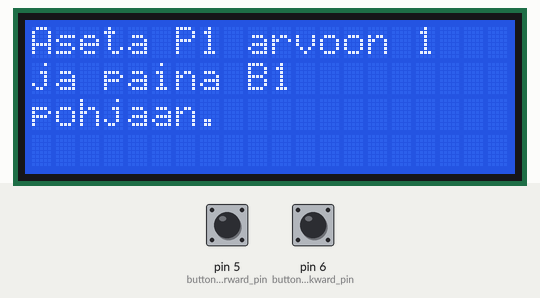
Recording of a sketch running on a simulated Arduino Uno, built with avr-gcc and run on an emulated ATmega328P. On the bench: 20×4 character LCD. The inputs (shaded band) are chosen by the test bench; at power-on: pin 5 (button_forward_pin) LOW, pin 6 (button_backward_pin) LOW. Random numbers use the default seed unless the sketch sets one.

Above: at 1.2 s.
1.3 s: pin 5 (button_forward_pin) pulled HIGH for 0.15 s
At 3.1 s:
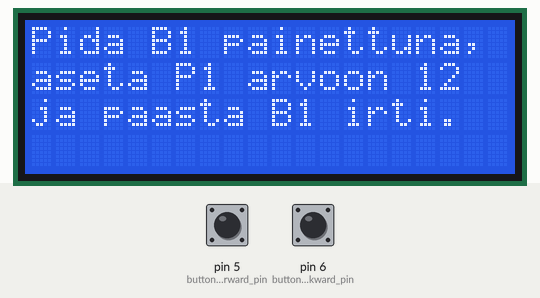
3.6 s: pin 5 (button_forward_pin) pulled HIGH for 1 s
At 5.6 s:
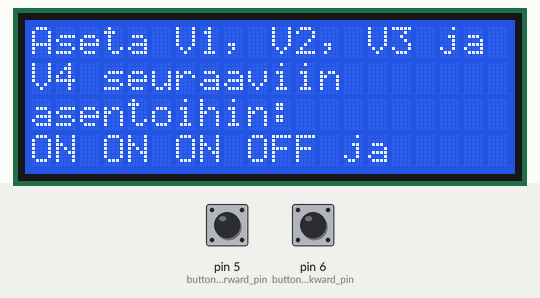
6.7 s: pin 5 (button_forward_pin) pulled HIGH for 0.15 s
At 7.9 s:
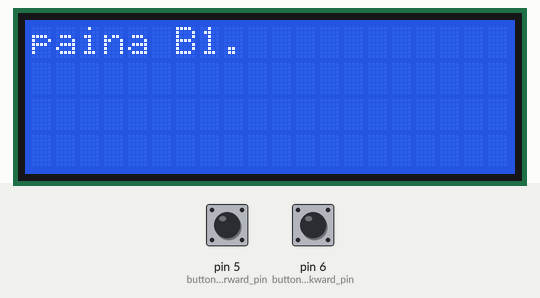
9.0 s: pin 6 (button_backward_pin) pulled HIGH for 0.15 s
At 10.2 s:
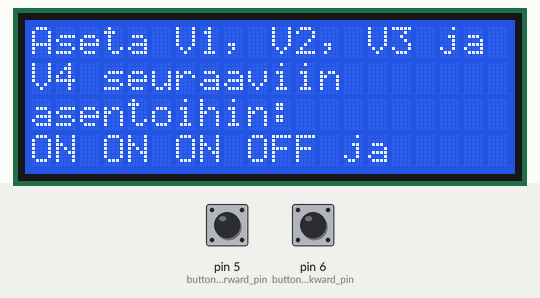
11.3 s: pin 5 (button_forward_pin) pulled HIGH for 3.2 s
At 15.9 s:
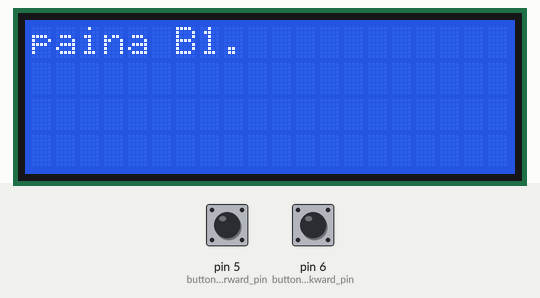
Timing chart, 0 to 17.4 s (numbered marks = the images above; inputs shaded):
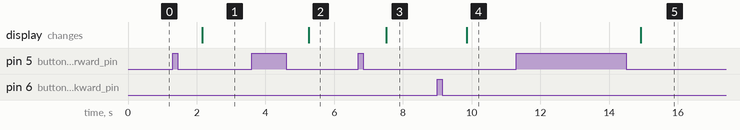

Measured:
- after the input at 1.3 s, the display: changes after 0.86 s (image 1)
- after the input at 3.6 s, the display: changes after 1.7 s (image 2)
- after the input at 6.7 s, the display: changes after 0.81 s (image 3)
- after the input at 9.0 s, the display: changes after 0.86 s (image 4)
- after the input at 11.3 s, the display: changes after 3.6 s (image 5)

The sketch:

opas.ino
```cpp
#include <Wire.h>
#include <LiquidCrystal_I2C.h>

int seed = 7155;
int n_functions = 2;

int potentiometer_pin = A0;
int button_forward_pin = 5;
int button_backward_pin = 6;

typedef void (*module_function)();
module_function functions[] = {&potentiometer_puzzle,
                               &switch_puzzle};

int screen_width = 20; // columns
int screen_height = 4; // rows
char hyphenation_hint = '|';

int buttondelay = 400; // delay length after button press to prevent doubleclick accidents

LiquidCrystal_I2C lcd(0x27, 2, 1, 0, 4, 5, 6, 7, 3, POSITIVE);

struct TextRow {
  /**
   * Used to store instructions and other text splitted to individual rows.
   * Resembles a node in a linked list. Contains a pointer to the text row.
   * For the first and last rows the previous_row and next_row (respectively)
   * are NULL.
   */

    TextRow* previous;
    TextRow* next;
    char* text;
};

void setup() {
  Serial.begin(9600);
  randomSeed(seed);
  pinMode(button_forward_pin, INPUT);
  pinMode(button_backward_pin, INPUT);
  lcd.begin(20,4);
  lcd.backlight();
}

void loop() {
  potentiometer_puzzle();
  switch_puzzle();
}

void potentiometer_puzzle() {
  int range_min = 1;
  int range_max = 50;
  int target = random(range_min, range_max);
  String ohje = "Aseta P1 arvoon ";
  ohje += target;
  ohje += " ja paina B1 pohjaan.";
  display_message(ohje);

  target = random(range_min, range_max);
  ohje = "Pida B1 painettuna, aseta P1 arvoon ";
  ohje += target;
  ohje += " ja paasta B1 irti. ";
  display_message(ohje);
}

void switch_puzzle() {
  bool targets[] = { false, false, false, false };
  for(int i = 0; i < 4; i++) {
    targets[i] = random(0,2) == 0;
  }

  String ohje = "Aseta V1, V2, V3 ja V4 seuraaviin asentoihin:\n";
  for (int i = 0; i < 4; i++) {
    ohje += targets[i] ? "OFF " : "ON ";
  }
  ohje += "ja paina B1.";

  display_message(ohje);
}

void shuffle(module_function *funs, int len) {
  for (int i = 0; i < len - 1; i++) {
    long r = random(i, len);
    module_function tmp = funs[i];
    funs[i] = funs[r];
    funs[r] = tmp;
  }
}

struct TextRow* split_message(String message, int row_length) {
  /**
   * Splits the given string to pieces with a maximum length of the given row_length.
   * Splits are allowed at whitespace characters and dashes and additional positions
   * where hyphenation is allowed can be specified by inserting a hyphenation hint
   * (see variable hyphenation_hint) into the text. If a word is longer than the row,
   * a row is filled and a new line added.
   *
   * Returns the first row of text as an TextRow.
   */

   struct TextRow* first_row = new TextRow;
   (*first_row).previous = NULL;
   (*first_row).next = NULL;
   (*first_row).text = NULL;

   int char_index = 0;
   struct TextRow* row = first_row;

   while (char_index < message.length()) {
    char* text = malloc(sizeof(char) * (row_length + 1));
    int last_break = 0;
    int row_index = 0;
    bool requires_hyphenation = true;

    while (row_index < row_length){
      char c = message.charAt(char_index);

      if (c == '\n') {
        text[row_index] = '\0';
        char_index++;
        last_break = row_index;
        requires_hyphenation = false;
        break;

      } else if (c == '\0') {
        text[row_index] = c;
        requires_hyphenation = false;
        last_break = row_index;
        char_index++;
        break;

      } else if (c == ' ') {
        if (row_index != 0) {
          text[row_index] = c;
          last_break = row_index;
          row_index++;
          requires_hyphenation = false;
        }
        char_index++;

      } else if (c == hyphenation_hint) {
        char_index++;
        last_break = row_index;
        requires_hyphenation = true;

      } else {
        text[row_index] = c;
        char_index++;
        row_index++;
      }
    }

    /* ensure that the row is properly terminated at an allowed position (if possible),
     * add hyphenation (if needed) and set the char index so that the next row starts
     * after the last allowed line terminator
     */
    if (last_break == 0) {
      text[row_length-1] = '-';
      text[row_length] = '\0';
      char_index--;
    } else {
      if (requires_hyphenation) {
        text[last_break] = '-';
      }
      text[last_break + 1] = '\0';
      char_index -= (row_index - last_break);
    }

    (*row).text = text;

    if (char_index < message.length()){
      struct TextRow* next = new TextRow;
      (*next).previous = row;
      (*next).next = NULL;
      (*row).next = next;
      row = next;
    }
   }

   return first_row;
}

void display_message(String message) {
  struct TextRow *first_row = split_message(message, screen_width);

  // count rows
  int rows = 1;
  struct TextRow *message_row = first_row;
  while((*message_row).next) {
    rows++;
    message_row = (*message_row).next;
  }

  // show the text
  int top_row_index = 0;
  struct TextRow *top_row = first_row;
  bool refresh = true;
  bool show_text = true;

  while (show_text){

    if (refresh){
      struct TextRow *printed = top_row;
      lcd.clear();
      for (int i=0; i<screen_height; i++){
          if (top_row_index + i < rows) {
            lcd.setCursor(0, i);
            lcd.print((*printed).text);
            printed = (*printed).next;
          }
      }
      refresh = false;
    }

    // move forward?
    if (digitalRead(button_forward_pin) == HIGH) {
      while(digitalRead(button_forward_pin) == HIGH){
        delay(buttondelay);
      }

      refresh = true;

      for (int i=0; i<screen_height; i++){
        top_row = (*top_row).next;
        top_row_index++;

        if (!(*top_row).next){
          if (i < screen_height - 1){ // running out of rows before a screenful
            show_text = false;
            break;
          }
        }
      }

      delay(buttondelay);
    }

    // move backward?
    if (top_row_index > 0) {
      if (digitalRead(button_backward_pin) == HIGH) {
        while(digitalRead(button_backward_pin) == HIGH){
          delay(buttondelay);
        }
        for (int i=0; i<screen_height; i++){
          top_row = (*top_row).previous;
          top_row_index--;
          refresh = true;

          if (!(*top_row).previous){
            break;
          }
        }
        delay(buttondelay);
      }
    }
  }

  // free the memory
  freeTexts(first_row);
}


void freeTexts(struct TextRow *message){
  struct TextRow *current_row = message;
  while ((*current_row).next){
    struct TextRow *next_row = (*current_row).next;
    free((*current_row).text);
    free(current_row);
    current_row = next_row;
  }
  free((*current_row).text);
  free(current_row);
}
```
